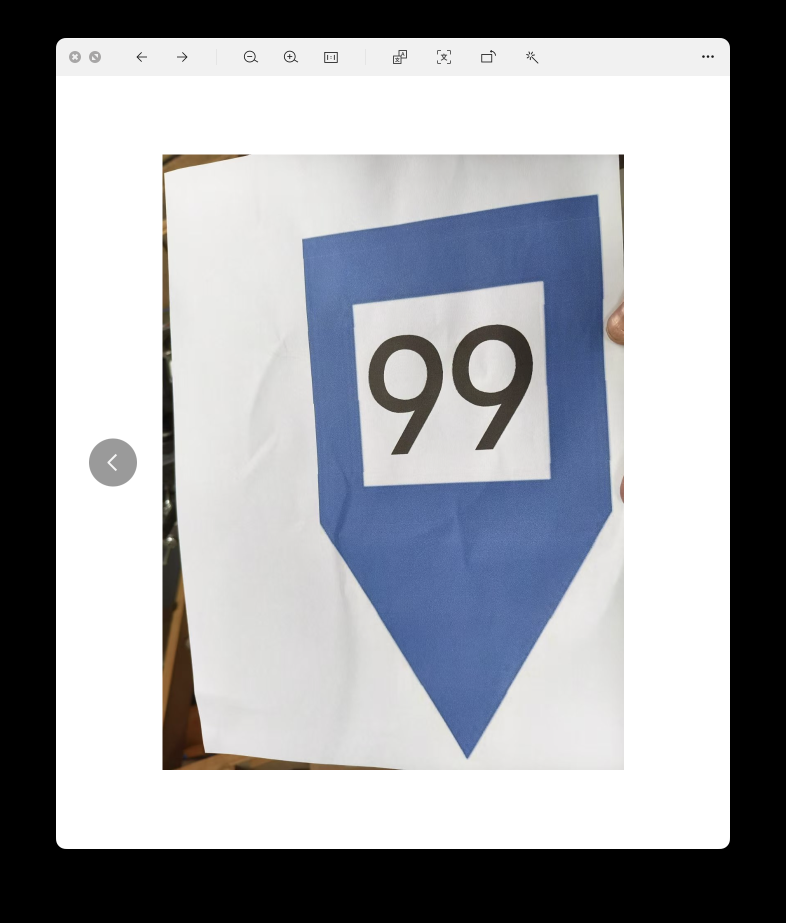
#> input picture python/entry_test/reverse_tar.png, 1572 x 1846 px, found by its file name (shown at 1/2 size)
$ python rotated.py
#> lines starting #> are read from the running program, lines starting #| are printed output that depends on the picture; after the words box and inside, x2 and y2 are one past the last pixel; in counts of white or black regions, pixels touching at a corner belong together; long printed decimals are rounded
import cv2 as cv
import numpy as np

# 原始图像
img = cv.imread("reverse_tar.png")
#> img is the input picture: shape (1846, 1572, 3); mean B, G, R 164.4, 159.4, 157.2
img = cv.resize(img, (480, 640))
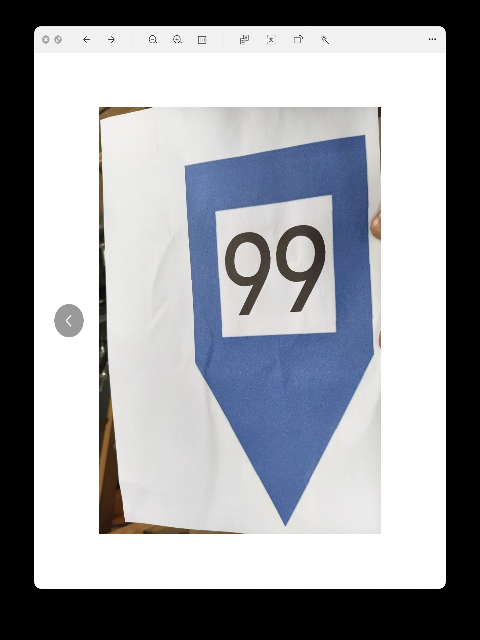
#> img: shape (640, 480, 3); mean B, G, R 164.7, 159.6, 157.5
cv.imshow("original", img)
cv.waitKey(0)
cv.destroyAllWindows()
#高斯模糊
img_blur = cv.GaussianBlur(img, (5, 5), 0)
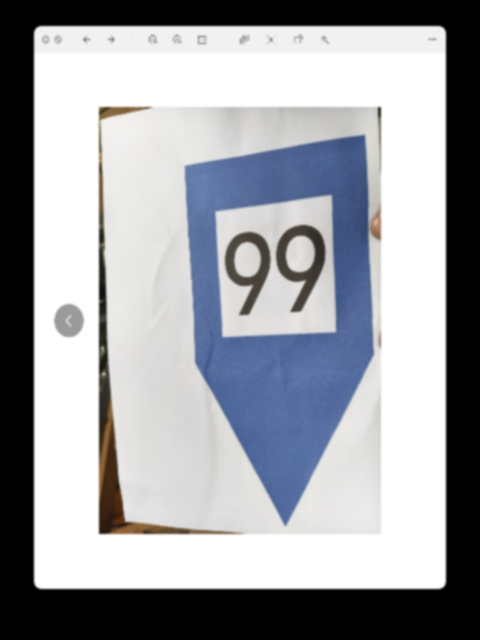
#> img_blur: shape (640, 480, 3); mean B, G, R 164.7, 159.6, 157.5
cv.imshow("GaussianBlur", img_blur)
cv.waitKey(0)
cv.destroyAllWindows()

# [7 lines of commented-out code are left out]
lower_blue = np.array([100, 43, 46])
upper_blue = np.array([124, 255, 255])

# 寻找图中蓝色区域
img_hsv = cv.cvtColor(img_blur, cv.COLOR_BGR2HSV)
#> img_hsv: shape (640, 480, 3); mean H, S, V 23.4, 17.6, 166.2
img_mask = cv.inRange(img_hsv, lower_blue, upper_blue)
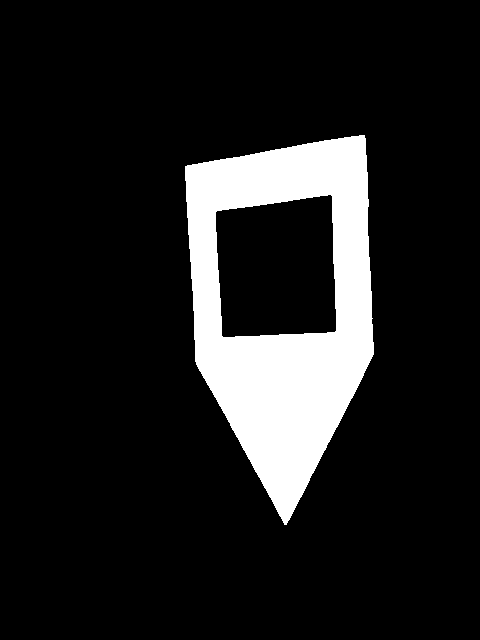
#> img_mask: shape (640, 480); 12.2% white; 1 white region
cv.imshow("img_mask", img_mask)
cv.waitKey(0)
cv.destroyAllWindows()

# 寻找轮廓
contours, _ = cv.findContours(img_mask, cv.RETR_EXTERNAL, cv.CHAIN_APPROX_SIMPLE)
#> contours = 1 contour; box (x1, y1, x2, y2) and area: (185, 135, 374, 525) 52187
img_draw = cv.drawContours(img.copy(), contours, -1, (0, 0, 255), 2)
cv.imshow("img_draw", img_draw)
cv.waitKey(0)
cv.destroyAllWindows()

# 选择目标轮廓
'''轮廓选择需改进，目前选择为面积最大的'''
cnt = contours[0]
#> cnt = contour of 415 points, box (x1, y1, x2, y2) (185, 135, 374, 525), area 52187
contours_max = cv.contourArea(contours[0])
#> contours_max = 52187
for contour in contours:
    contours_tmp = cv.contourArea(contour)
    # print(contours_tmp)
    if contours_tmp > contours_max:
        contours_max = contours_tmp
        cnt = contour
#> this loop made 1 pass
#> contours_tmp on pass 1: 52187
#> after the loop, contours_max = 52187
# [6 lines of commented-out code are left out]
(x, y), (Ma, ma), angle = cv.fitEllipse(cnt)
#> x = 281.8; y = 297.1; Ma = 180.4; ma = 388.2; angle = 179.3
print(angle)
#| 179.326
leftmost = tuple(cnt[cnt[:, :, 0].argmin()][0])
#> leftmost = (185, 166)
rightmost = tuple(cnt[cnt[:, :, 0].argmax()][0])
#> rightmost = (373, 354)
topmost = tuple(cnt[cnt[:, :, 1].argmin()][0])
#> topmost = (359, 135)
bottommost = tuple(cnt[cnt[:, :, 1].argmax()][0])
#> bottommost = (284, 524)
distance = [(leftmost[0] - x)**2 + (leftmost[1] - y)**2, (rightmost[0] - x)**2 + (rightmost[1] - y)**2, (topmost[0] - x)**2 + (topmost[1] - y)**2, (bottommost[0] - x)**2 + (bottommost[1] - y)**2]
#> distance = [26559.3, 11553.4, 32235.1, 51488.1]
index_max = np.argmax(distance)
#> index_max = 3
# [7 lines of commented-out code are left out]
if index_max == 0:
    angle += 180
elif index_max == 2:
    if angle > 90:
        angle += 180
elif index_max == 3:
    if angle < 90:
        angle += 180
# [5 lines of commented-out code are left out]

'''旋转变换可改进'''
# 根据angle进行图像旋转变换
rows, cols = img.shape[:2]
#> rows = 640; cols = 480
M = cv.getRotationMatrix2D((rows/2, cols/2), angle, 0.6)
#> M = [[-0.6, 0.00705, 510.3], [-0.00705, -0.6, 386.2]]
res = cv.warpAffine(img.copy(), M, (rows, cols))
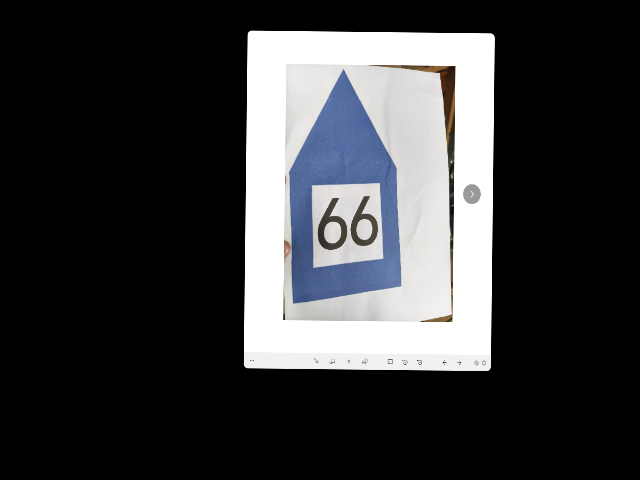
#> res: shape (480, 640, 3); mean B, G, R 59.3, 57.5, 56.7
cv.imshow("res", res)
cv.waitKey(0)
cv.destroyAllWindows()
